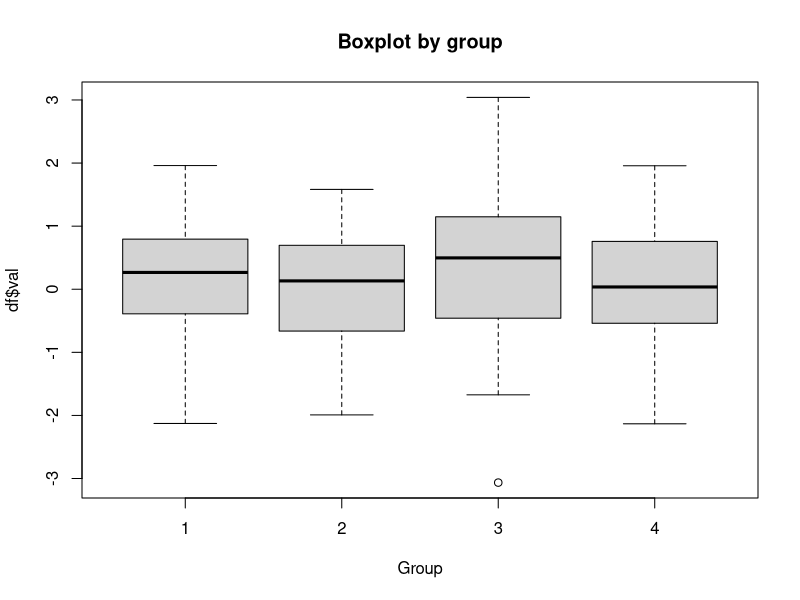
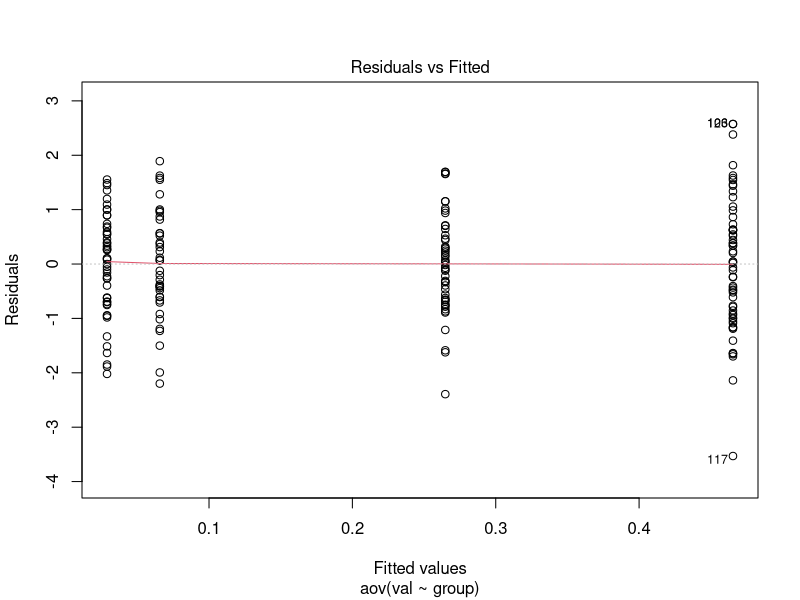
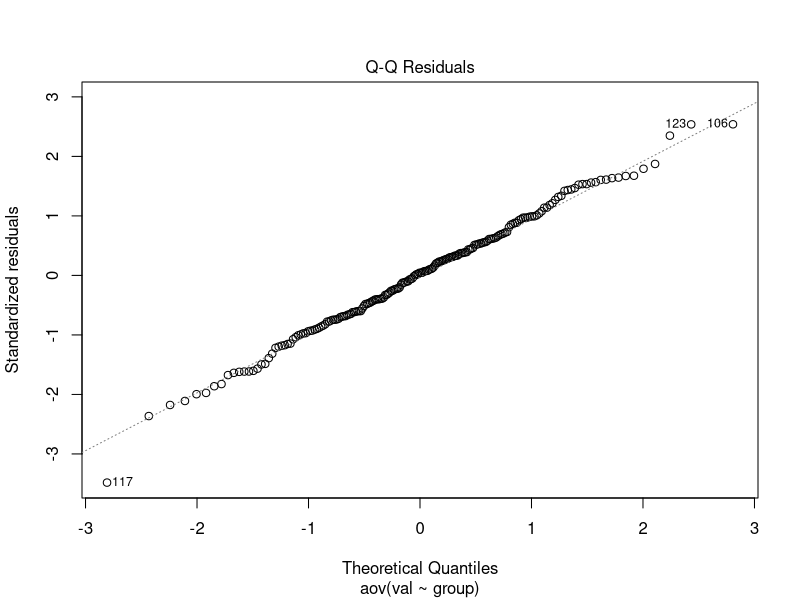
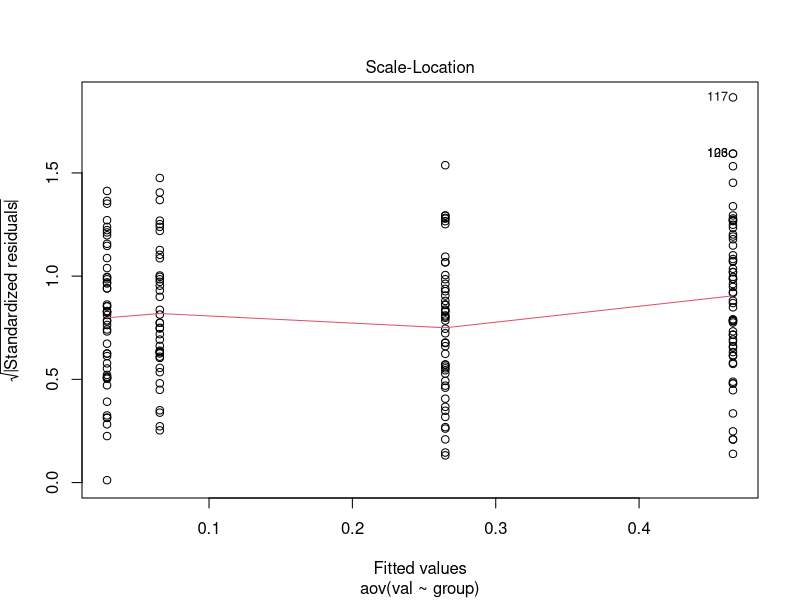
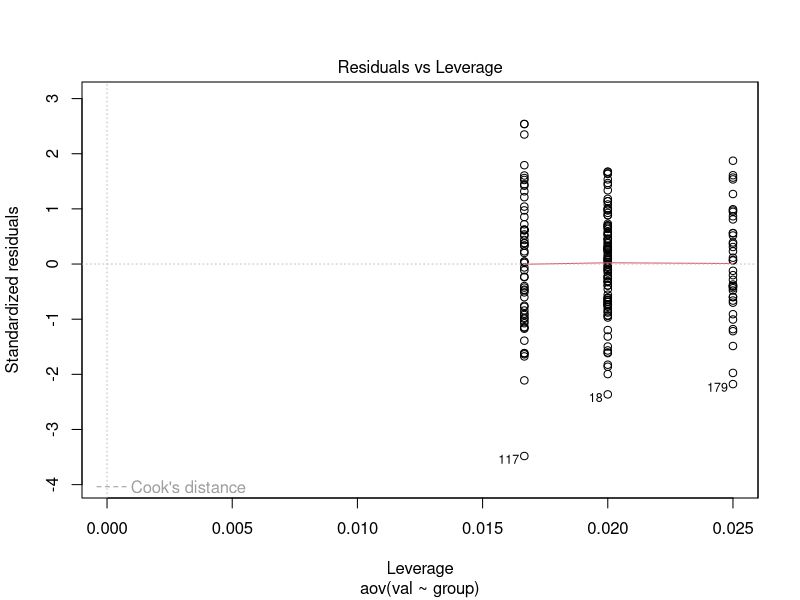
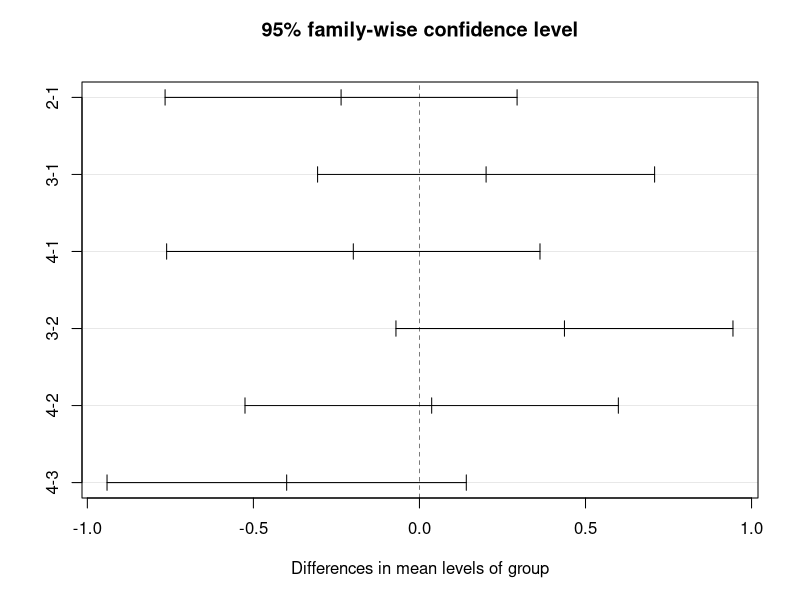
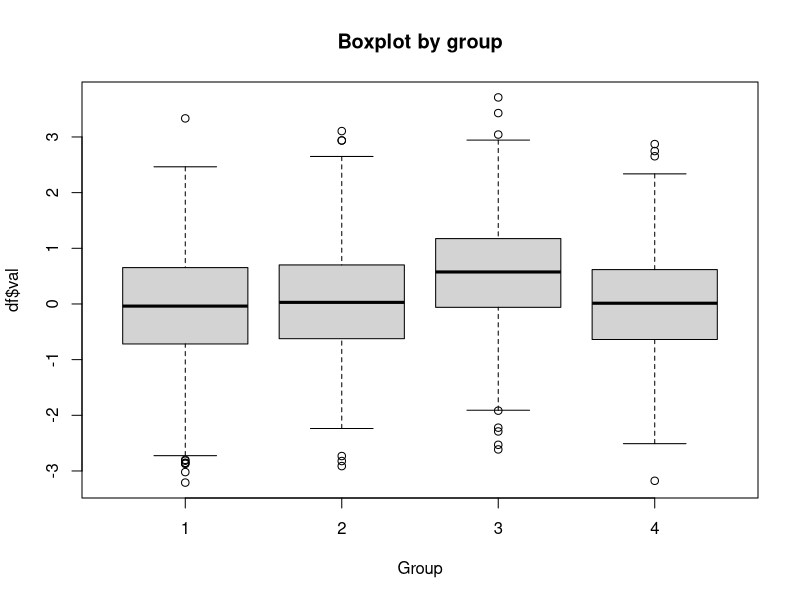
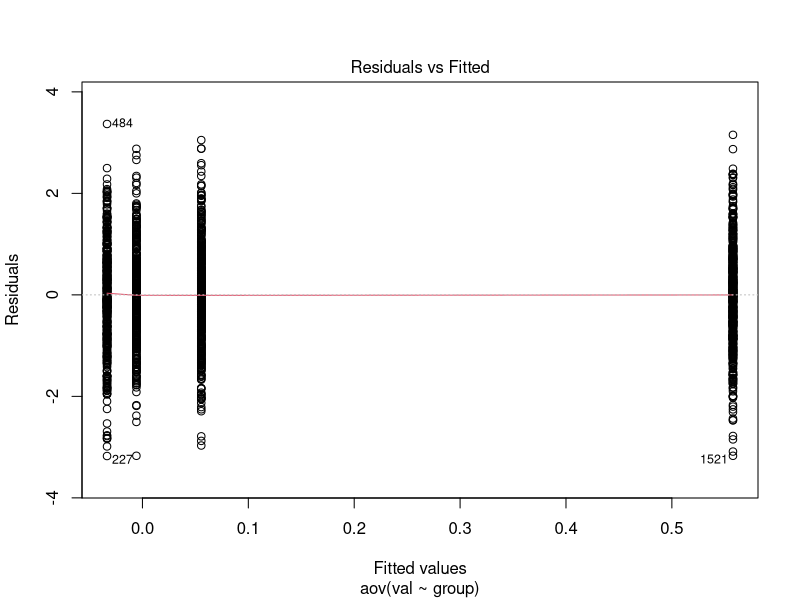

The R script that drew these images, in order:
##--------------------------------------------
##
## Class: PCE 350 Data Science Methods Class
##
## ANOVA
##
##--------------------------------------------

##-----ANOVA Example-----
df = data.frame('group'=c(rep(1,50),
                          rep(2,50),
                          rep(3,60),
                          rep(4,40)),
                'val' = c(rnorm(50, mean=0, sd=1),
                          rnorm(50, mean=0, sd=1),
                          rnorm(60, mean=0.5, sd=1),
                          rnorm(40, mean=0, sd=1)))
df$group = factor(df$group) # Make sure your groups are a factor (for further analysis below)

## Boxplots of the groups
boxplot(df$val ~ df$group, main = 'Boxplot by group', xlab = 'Group')

## Compute, print the summary and plot the ANOVA model
df_aov = aov(val ~ group, data = df)
summary(df_aov)
plot(df_aov)

# we get statistics on the groups and total residuals:
# DF = degrees of freedom
# Sum Sq = sum of squares
# Mean Sq = Mean Squared Error
# F -value = our statistic based on a ratio of Mean Square Errors
# Pr(>F) = p-value for the NULL hypothesis that all groups are the same.

# BUT WHICH GROUP IS DIFFERENT? ANOVA does not tell us which.  We need 
#  to further test to find out.

tukey_anova = TukeyHSD(df_aov)  # Tukey's Range test:
tukey_anova
# This test is built on the distribution of testing two means (say mean1 and mean2),
#   and the statistic is given by (mean1 - mean2)/sd(both samples)
#   Know that this statistic has a known (albeit uncommon) distribution and this allows us
#   (or R) to create multiple hypotheses (pairwise tests).
plot(tukey_anova)

## Try more samples
df = data.frame('group'=c(rep(1,500),
                          rep(2,500),
                          rep(3,600),
                          rep(4,400)),
                'val' = c(rnorm(500, mean=0, sd=1),
                          rnorm(500, mean=0, sd=1),
                          rnorm(600, mean=0.5, sd=1),
                          rnorm(400, mean=0, sd=1)))
df$group = factor(df$group) # Make sure your groups are a factor (for further analysis below)

## Boxplots of the groups
boxplot(df$val ~ df$group, main = 'Boxplot by group', xlab = 'Group')

## Compute, print the summary and plot the ANOVA model
df_aov = aov(val ~ group, data = df)
summary(df_aov)
plot(df_aov)

## And the Tukey ANOVA
tukey_anova = TukeyHSD(df_aov)  # Tukey's Range test:
tukey_anova
plot(tukey_anova)


## Try greater effect size
df = data.frame('group'=c(rep(1,50),
                          rep(2,50),
                          rep(3,60),
                          rep(4,40)),
                'val' = c(rnorm(50, mean=0, sd=1),
                          rnorm(50, mean=0.5, sd=1),
                          rnorm(60, mean=1.0, sd=1),
                          rnorm(40, mean=0, sd=1)))
df$group = factor(df$group) # Make sure your groups are a factor (for further analysis below)

## Boxplots of the groups
boxplot(df$val ~ df$group, main = 'Boxplot by group', xlab = 'Group')

## Compute, print the summary and plot the ANOVA model
df_aov = aov(val ~ group, data = df)
summary(df_aov)
plot(df_aov)

## And the Tukey ANOVA
tukey_anova = TukeyHSD(df_aov)  # Tukey's Range test:
tukey_anova
plot(tukey_anova)


##------- Simple Applicaiton -------------
##
## 20 subjects are divided into three diet groups 
## plus a control group (no diet). There are 5 subjects
## in each group. Weight loss of each subject is recorded
## in units of pounds lossed. Are any of these diets 
## effective?
##
diet = data.frame(Loss = c(c(8,9,6,7,3),
                           c(2,4,3,5,1),
                           c(3,5,4,2,3),
                           c(2,2,-1,0,3)),
                  group = c(rep('LowCalorie', 5),
                            rep('LowFat', 5),
                            rep('LowCarbohydrate', 5),
                            rep('Control', 5)))
diet$group = factor(diet$group) # Make the group column a factor
str(diet)

## Visualize the data
require(ggplot2)
ggplot(diet, aes(group, Loss)) + geom_point(size = 5, alpha = 0.3) +
  ggtitle('Weight loss by diet for 20 subjects') +
  xlab('Diet') + ylab('Weight loss')

## Create and summarize an ANOVA model
diet.anova = aov(Loss ~ group, data = diet)
summary(diet.anova)
plot(diet.anova)

## Create and summarize a Tukey Honest Significant Difference model
tukey.diet = TukeyHSD(diet.anova)  # Tukey's Range test:
tukey.diet
plot(tukey.diet)
